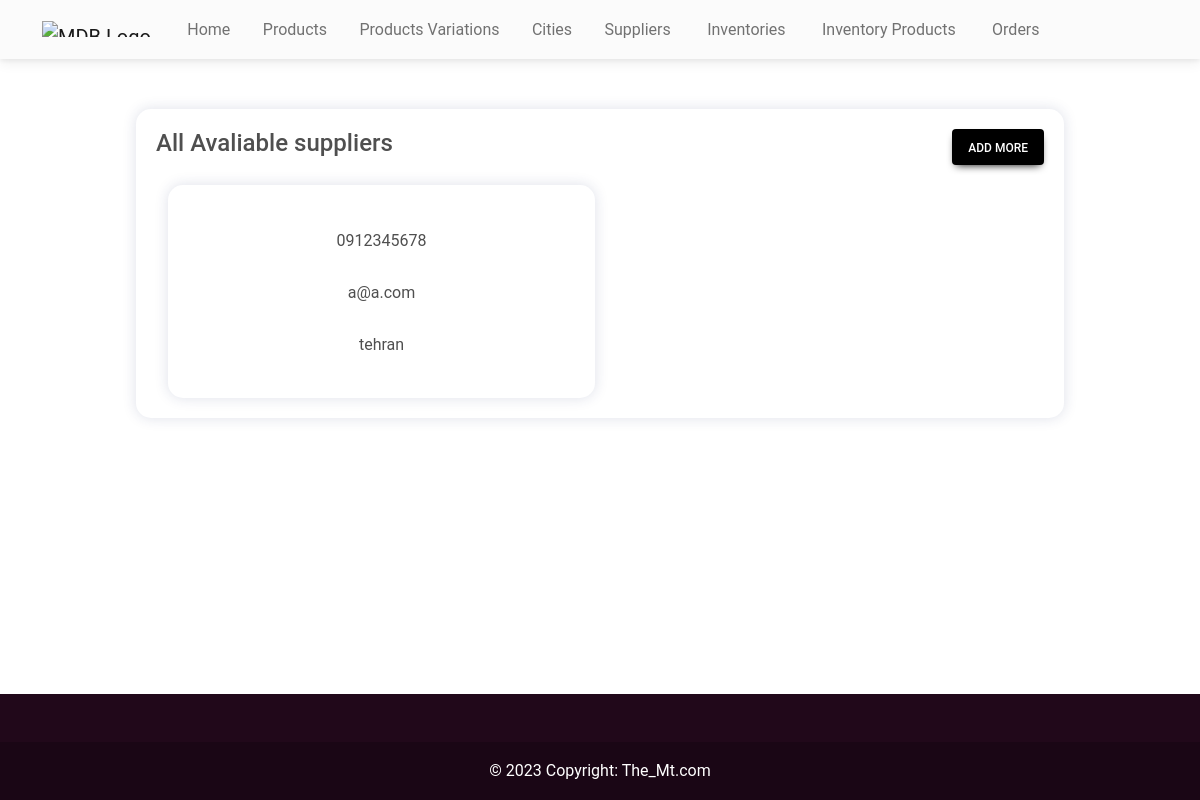
The app's page /adminHome/supplierList/ with its own data.
### shop/models.py (models this page shows, shortened)
class Supplier(models.Model):
    firstName = models.CharField(max_length=50, default='')
    LastName = models.CharField(max_length=50, default='')
    phoneNum = models.CharField(null=False, blank=False, default="", unique=True, max_length=50)
    email = models.EmailField(default='')
    address = models.CharField(max_length=200, default='')

### shop/views.py (the view)
# urls.py: path('adminHome/supplierList/', SupplierListView.as_view(), name='supplierList'),
class SupplierListView(ListView):
    model = Supplier
    template_name = 'supplierList.html'

### templates/supplierList.html (shortened to what this page needs)
{% extends 'adminBase.html' %}
{% load static %}
{% block cssLinks %}
<link rel="stylesheet" href="{% static 'css/supplier.css' %}" />
{% endblock cssLinks %}
{% block content %}
<section class="supplierList">
  <div class="wrapper">
    <div class="top">
      <h4>All Avaliable suppliers</h4>
      <a class="btn btn-black px-3" role="button" href="{% url  'supplierCreate' %}">Add more</a>
    </div>
    <div class="container">
      {% for supplier in object_list%}
      <div class="supplierCard">
        <p>{{ supplier.phoneNum }}</p>
        <p>{{ supplier.email }}</p>
        <p>{{ supplier.address }}</p>
      </div>
      {% endfor %}
    </div>
  </div>
</section>
{% endblock content %}

### static/css/supplier.css (style rules this page uses)
section.supplierList { width: 100%; padding: 50px 20px; background-color: white; }
section.supplierList > .wrapper { display: flex; width: 80%; flex-flow: column; justify-content: center; align-items: center; padding: 20px; margin: 0 auto; border-radius: 15px; box-shadow: 0px 0px 14px 0px rgba(36, 48, 110, 0.15); row-gap: 20px; }
section.supplierList > .wrapper > .top { display: flex; width: 100%; flex-flow: row nowrap; justify-content: space-between; align-items: center; }
@media screen and (min-width: 1200px) { section.supplierList > .wrapper > .container { display: grid; width: 100%; grid-template-columns: repeat(4, 1fr); justify-content: center; align-items: center; gap: 10px; } }
@media screen and (min-width: 768px) and (max-width: 1200px) { section.supplierList > .wrapper > .container { display: grid; width: 100%; grid-template-columns: repeat(2, 1fr); justify-content: center; align-items: center; gap: 10px; } }
section.supplierList > .wrapper > .container > .supplierCard { display: flex; width: 100%; flex-flow: column; justify-content: center; align-items: center; row-gap: 10px; padding: 25px; border-radius: 15px; box-shadow: 0px 0px 14px 0px rgba(36, 48, 110, 0.15); transition: 300ms ease; position: relative; overflow: hidden; }

### records on screen
Supplier: phoneNum "0912345678", email "a@a.com", address "tehran"
